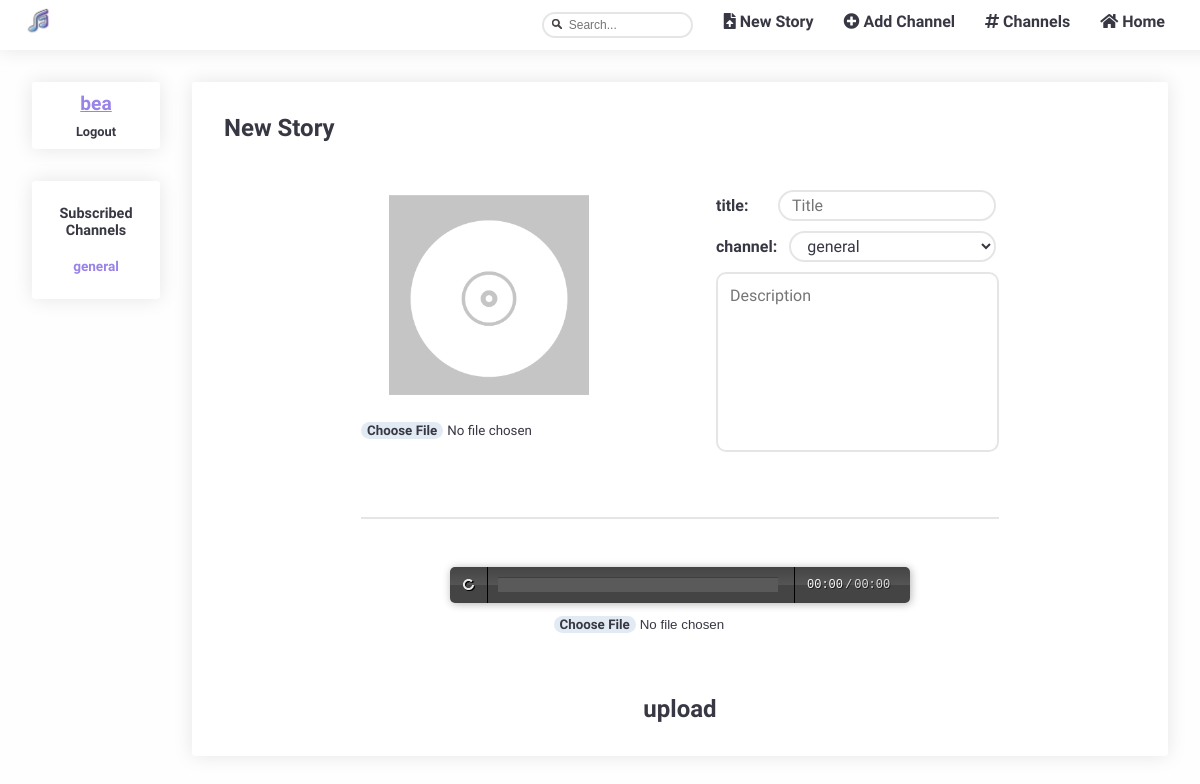
The app's page /pages/upload.php (signed in), older data.
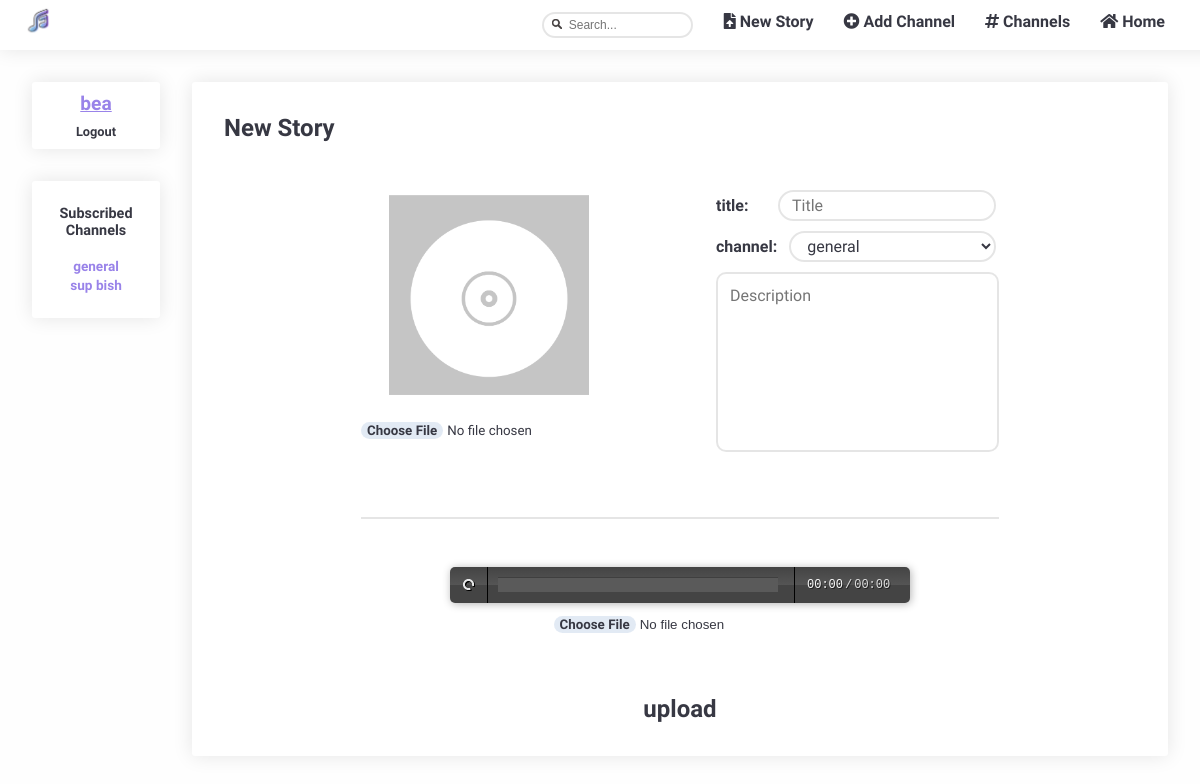
The same page, newer data.
### tables this page shows
CREATE TABLE subscribed (
  id INTEGER PRIMARY KEY,
  user VARCHAR REFERENCES users,
  channel VARCHAR REFERENCES channels
);

### pages/upload.php (called while the page is built, shortened)
<?php
    include_once('../database/db_channels.php');
    include_once('../templates/tpl_common.php');
    include_once('../templates/tpl_account.php');
    include_once('../templates/tpl_upload.php');
    $username = $_SESSION['username'];
        draw_header($username);
        $subbed_channels = getSubbedChannels($username);
        draw_sidebar($subbed_channels);
    draw_upload($username);
    draw_footer();
?>

### database/db_channels.php (called while the page is built, shortened)
<?php
  include('../database/db_connection.php');
  function getChannels() {
    global $db;
    $stmt = $db->prepare('SELECT * FROM channels');
    $stmt->execute(array());
    return $stmt->fetchAll();
  }
  function getSubbedChannels($username) {
    global $db;
    $stmt = $db->prepare('SELECT channel FROM subscribed WHERE user = ?');
    $stmt->execute(array($username));
    return $stmt->fetchAll();
  }
?>

### templates/tpl_account.php (the view, shortened to what this page needs)
<?php function draw_sidebar($subbed_channels) {
?>
  <section id="sidebar">
    <?php
      draw_sidebar_login();
      draw_sidebar_subs($subbed_channels);
    ?>
  </section>
<?php } ?>
<?php function draw_sidebar_login() {
  if (isset($_SESSION['username']))
  {
    $username = $_SESSION['username'];?>
    <section id="sidebar_login" class="blockStyle">
        <a href="../pages/edit_profile.php?user=<?= $username ?>"><?= $username ?></a>
        <div><a href="../actions/action_logout.php">Logout</a></div>
    </section>
    <?php }
} ?>
<?php function draw_sidebar_subs($subbed_channels) {
  if (isset($_SESSION['username']) && !empty($subbed_channels)) {
    ?>
    <section id="sidebar_subs" class= "blockStyle">
      <h1>Subscribed Channels</h1>
      <ul>
        <?php
          foreach($subbed_channels as $subbed_channel) { ?>
            <li>
              <a href="../pages/channel_page.php?channel=<?= $subbed_channel['channel'] ?>"><?= $subbed_channel['channel'] ?></a>
            </li>
        <?php }
        ?>
      </ul>
    </section>
<?php }
}?>

### templates/tpl_common.php (shortened to what this page needs)
<?php function draw_header($username) { ?>
  <!DOCTYPE html>
  <html>
    <head>
      <link rel="stylesheet" href="../css/style.css">
      <link rel="stylesheet" href="https://use.fontawesome.com/releases/v5.3.1/css/all.css">
    </head>
    <body>
      <div class = "navBar">
        <nav class="tabs">
          <ul>
            <li><a href="../pages/mainpage.php"><i class="fas fa-home"></i> Home</a></li>
            <li><a href="../pages/channels_list.php"><i class="fas fa-hashtag"></i> Channels</a></li>
            <?php if ($username != NULL) { ?>
              <li><a href="../pages/add_channel.php?username=<?= $username ?>"><i class="fas fa-plus-circle"></i> Add Channel</a></li>
              <li><a href="../pages/upload.php?username=<?= $username ?>"><i class="fas fa-file-upload"></i> New Story</a></li>
            <?php } ?>
          </ul>
          <form method="GET" action="../pages/search.php">
            <label><input type="text" name="search" class="inputField" placeholder="Search..." required></label>
          </form>
        </nav>
        <img src= "../img/logo.png" height="40" width="40"/>
      </div>
<?php } ?>
<?php function draw_footer() {  ?>
  </body>
</html>
<?php } ?>

### templates/tpl_upload.php (shortened to what this page needs)
<?php function draw_upload($username) {
 ?>
        <section id="upload" class= "blockStyle blockLayout page">
        <div id="h1upload"><h1>New Story</h1></div>
        <form action="../actions/action_upload_story.php" method="POST" enctype="multipart/form-data">
            <div id=uploadInfo>
                <div id = "uploadFile">
                    <img id="uploadedImage" src= "../img/templatetrackcover.png" height="200" width="200"/>
                    <input type="file" name="image" id="image" onchange="onImageSelected(event)"/>
                </div>
                <div id="infoBlock">
                    <label class="inputLabel">title:
                        <input class="inputField" type="text" name="title" placeholder="Title" autocomplete="new-username" required>
                    </label>
                    <label class="inputLabel">channel:
                        <select name="channels">
                        <?php
                            $all_channels = getChannels();
                            foreach($all_channels as $channel){
                                foreach($channel as $channel_name){ ?>
                                    <option value=<?=$channel_name?>><?=$channel_name?></option>
                                    <?php
                                    break;
                                }
                            }?>
                        </select>
                    </label>
                    <textarea class="inputField" rows="8" cols="50" name="description" placeholder="Description" required></textarea>
                </div>
            </div>
            <hr class="line">
            <div id = "uploadInfo2">
                <div id="audiojs">
                </div>
                <input type="file" name="track" id="track" onchange="onTrackSelected(event)"/>
            </div>
            <span id="save"><input type="submit" value="upload" /></span>
        </form>
   </section>
<?php } ?>

Row changes from the older to the newer data that the page shows:
added subscribed: channel "sup bish"
